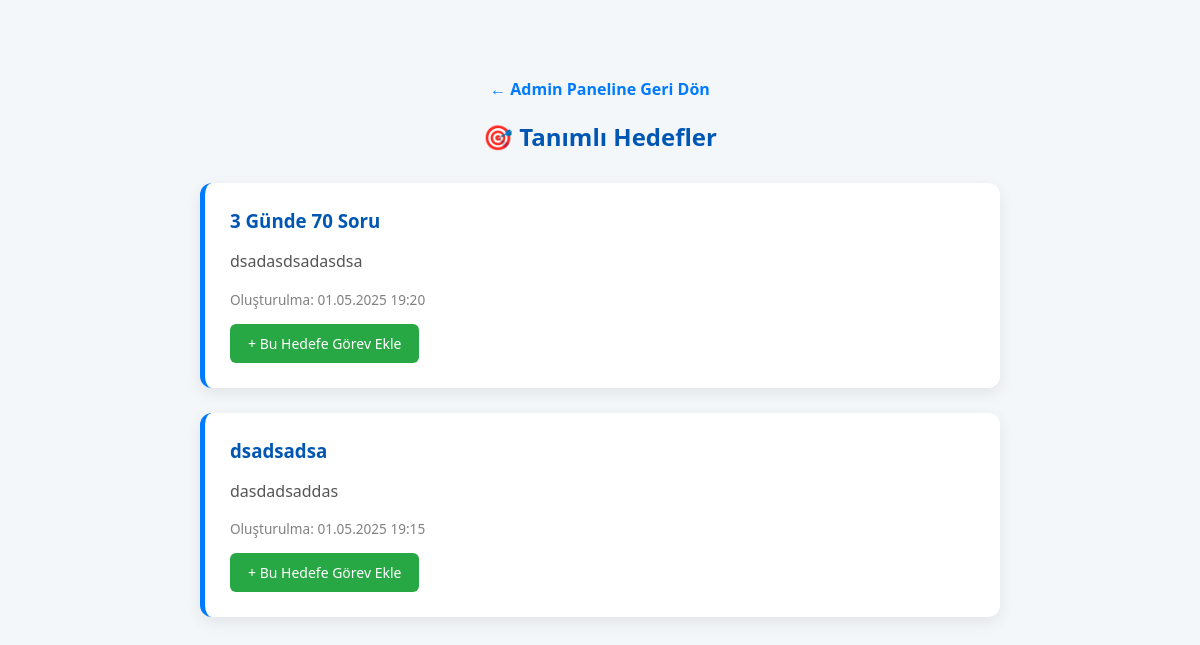
The app's page /list-goals.php, older data.
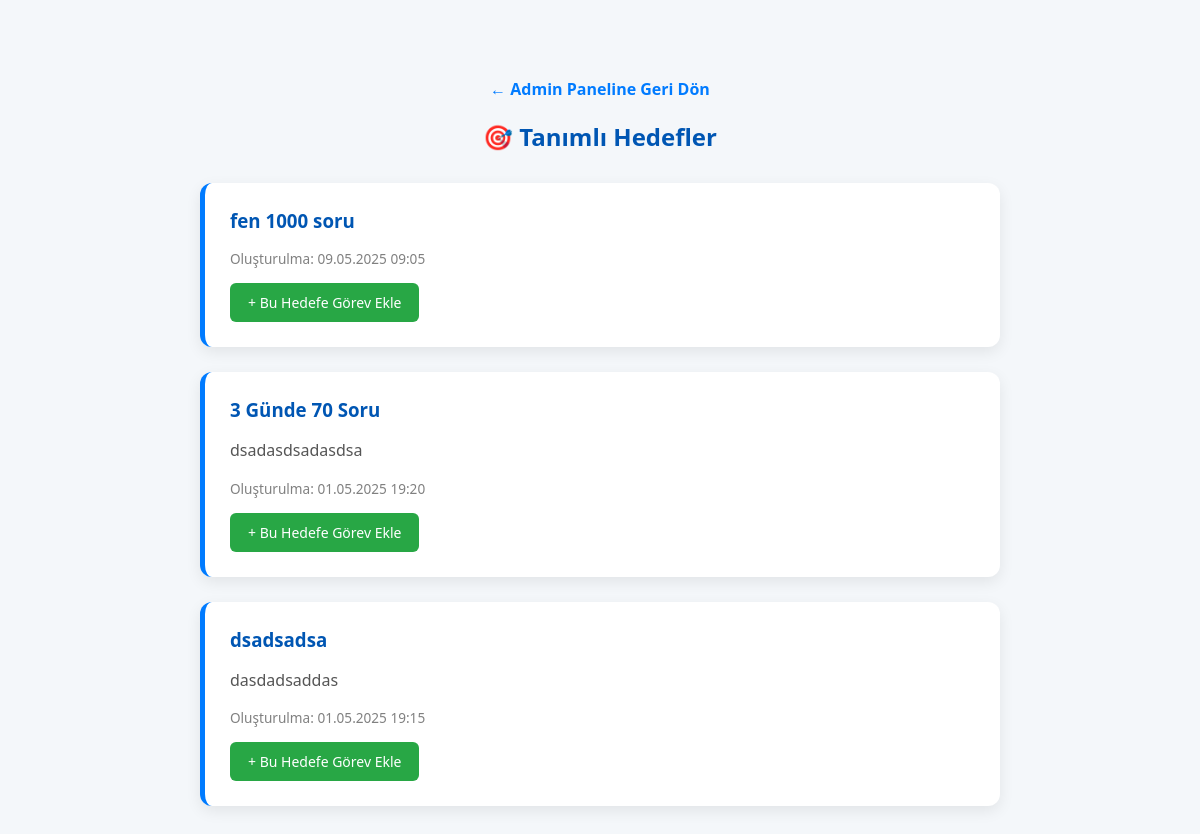
The same page, newer data.
### tables this page shows
CREATE TABLE `goals` (
  `id` int(16) NOT NULL,
  `teacher_id` int(16) NOT NULL,
  `title` varchar(250) NOT NULL,
  `description` text NOT NULL,
  `end_date` date DEFAULT NULL,
  `start_date` date DEFAULT NULL,
  `created_at` datetime NOT NULL DEFAULT current_timestamp()
);

### list-goals.php (the view, shortened to what this page needs)
<?php
$conn = new mysqli("localhost", "root", "", "student_db");
$conn->set_charset("utf8mb4");
$result = $conn->query("SELECT id, title, description, start_date, end_date, created_at FROM goals ORDER BY created_at DESC");
?>
<!DOCTYPE html>
<html lang="tr">
<head>
</head>
<body>
<div class="container">
    <a href="admin-panel.html" class="back-link">← Admin Paneline Geri Dön</a>
    <h2>🎯 Tanımlı Hedefler</h2>
    <?php if ($result && $result->num_rows > 0): ?>
        <?php while ($row = $result->fetch_assoc()): ?>
            <div class="goal">
                <h3><?php echo htmlspecialchars($row['title']); ?></h3>
                <p><?php echo nl2br(htmlspecialchars($row['description'])); ?></p>
                <small>Oluşturulma: <?php echo date("d.m.Y H:i", strtotime($row['created_at'])); ?></small>
                <a class="view-tasks" href="add-task.php?goal_id=<?php echo $row['id']; ?>">+ Bu Hedefe Görev Ekle</a>
            </div>
        <?php endwhile; ?>
    <?php else: ?>
        <p class="no-goals">Henüz hiçbir hedef tanımlanmamış.</p>
    <?php endif; ?>
</div>
</body>
</html>

Row changes from the older to the newer data that the page shows:
added goals: title "fen 1000 soru", created_at "09.05.2025 09:05"
